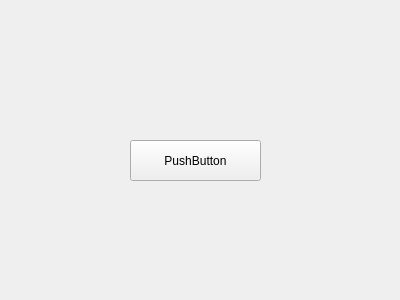
<?xml version="1.0" encoding="UTF-8"?>
<ui version="4.0">
 <class>Form</class>
 <widget class="QWidget" name="Form">
  <property name="geometry">
   <rect>
    <x>0</x>
    <y>0</y>
    <width>400</width>
    <height>300</height>
   </rect>
  </property>
  <property name="windowTitle">
   <string>Form</string>
  </property>
  <widget class="QPushButton" name="pushButton">
   <property name="geometry">
    <rect>
     <x>130</x>
     <y>140</y>
     <width>131</width>
     <height>41</height>
    </rect>
   </property>
   <property name="text">
    <string>PushButton</string>
   </property>
  </widget>
 </widget>
 <resources/>
 <connections>
  <connection>
   <sender>pushButton</sender>
   <signal>clicked()</signal>
   <receiver>Form</receiver>
   <slot>close()</slot>
   <hints>
    <hint type="sourcelabel">
     <x>202</x>
     <y>168</y>
    </hint>
    <hint type="destinationlabel">
     <x>240</x>
     <y>226</y>
    </hint>
   </hints>
  </connection>
 </connections>
</ui>
